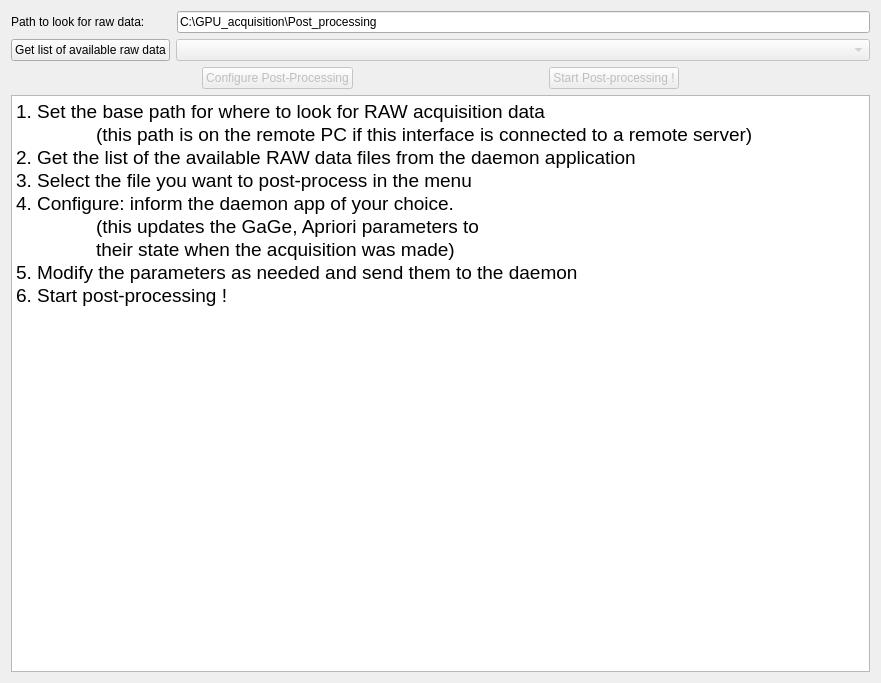
<?xml version="1.0" encoding="UTF-8"?>
<ui version="4.0">
 <class>Form</class>
 <widget class="QWidget" name="Form">
  <property name="geometry">
   <rect>
    <x>0</x>
    <y>0</y>
    <width>881</width>
    <height>683</height>
   </rect>
  </property>
  <property name="sizePolicy">
   <sizepolicy hsizetype="Fixed" vsizetype="Fixed">
    <horstretch>0</horstretch>
    <verstretch>0</verstretch>
   </sizepolicy>
  </property>
  <property name="windowTitle">
   <string>Form</string>
  </property>
  <layout class="QVBoxLayout" name="verticalLayout">
   <item>
    <layout class="QHBoxLayout" name="horizontalLayout_3">
     <item>
      <widget class="QLabel" name="label">
       <property name="sizePolicy">
        <sizepolicy hsizetype="Preferred" vsizetype="Fixed">
         <horstretch>0</horstretch>
         <verstretch>0</verstretch>
        </sizepolicy>
       </property>
       <property name="text">
        <string>Path to look for raw data:        </string>
       </property>
      </widget>
     </item>
     <item>
      <widget class="QLineEdit" name="post_process_base_path">
       <property name="text">
        <string>C:\GPU_acquisition\Post_processing</string>
       </property>
      </widget>
     </item>
    </layout>
   </item>
   <item>
    <layout class="QHBoxLayout" name="horizontalLayout">
     <item>
      <widget class="QPushButton" name="populate_post_process_button">
       <property name="text">
        <string>Get list of available raw data</string>
       </property>
      </widget>
     </item>
     <item>
      <widget class="QComboBox" name="post_process_paths_menu">
       <property name="enabled">
        <bool>false</bool>
       </property>
       <property name="sizePolicy">
        <sizepolicy hsizetype="Expanding" vsizetype="Fixed">
         <horstretch>0</horstretch>
         <verstretch>0</verstretch>
        </sizepolicy>
       </property>
       <property name="maxVisibleItems">
        <number>1008</number>
       </property>
      </widget>
     </item>
    </layout>
   </item>
   <item>
    <layout class="QHBoxLayout" name="horizontalLayout_2">
     <item>
      <spacer name="horizontalSpacer_3">
       <property name="orientation">
        <enum>Qt::Horizontal</enum>
       </property>
       <property name="sizeHint" stdset="0">
        <size>
         <width>40</width>
         <height>20</height>
        </size>
       </property>
      </spacer>
     </item>
     <item>
      <widget class="QPushButton" name="configure_post_process_button">
       <property name="enabled">
        <bool>false</bool>
       </property>
       <property name="text">
        <string>Configure Post-Processing</string>
       </property>
      </widget>
     </item>
     <item>
      <spacer name="horizontalSpacer_2">
       <property name="orientation">
        <enum>Qt::Horizontal</enum>
       </property>
       <property name="sizeHint" stdset="0">
        <size>
         <width>40</width>
         <height>20</height>
        </size>
       </property>
      </spacer>
     </item>
     <item>
      <widget class="QPushButton" name="do_post_process_button">
       <property name="enabled">
        <bool>false</bool>
       </property>
       <property name="sizePolicy">
        <sizepolicy hsizetype="Preferred" vsizetype="Fixed">
         <horstretch>0</horstretch>
         <verstretch>0</verstretch>
        </sizepolicy>
       </property>
       <property name="text">
        <string>Start Post-processing !</string>
       </property>
      </widget>
     </item>
     <item>
      <spacer name="horizontalSpacer">
       <property name="orientation">
        <enum>Qt::Horizontal</enum>
       </property>
       <property name="sizeHint" stdset="0">
        <size>
         <width>40</width>
         <height>20</height>
        </size>
       </property>
      </spacer>
     </item>
    </layout>
   </item>
   <item>
    <widget class="QTextBrowser" name="textBrowser">
     <property name="sizePolicy">
      <sizepolicy hsizetype="Expanding" vsizetype="Expanding">
       <horstretch>0</horstretch>
       <verstretch>0</verstretch>
      </sizepolicy>
     </property>
     <property name="html">
      <string>&lt;!DOCTYPE HTML PUBLIC &quot;-//W3C//DTD HTML 4.0//EN&quot; &quot;http://www.w3.org/TR/REC-html40/strict.dtd&quot;&gt;
&lt;html&gt;&lt;head&gt;&lt;meta name=&quot;qrichtext&quot; content=&quot;1&quot; /&gt;&lt;style type=&quot;text/css&quot;&gt;
p, li { white-space: pre-wrap; }
&lt;/style&gt;&lt;/head&gt;&lt;body style=&quot; font-family:'MS Shell Dlg 2'; font-size:8.25pt; font-weight:400; font-style:normal;&quot;&gt;
&lt;p style=&quot; margin-top:0px; margin-bottom:0px; margin-left:0px; margin-right:0px; -qt-block-indent:0; text-indent:0px;&quot;&gt;&lt;span style=&quot; font-size:14pt;&quot;&gt;1. Set the base path for where to look for RAW acquisition data&lt;/span&gt;&lt;/p&gt;
&lt;p style=&quot; margin-top:0px; margin-bottom:0px; margin-left:0px; margin-right:0px; -qt-block-indent:0; text-indent:0px;&quot;&gt;&lt;span style=&quot; font-size:14pt;&quot;&gt;	(this path is on the remote PC if this interface is connected to a remote server)&lt;/span&gt;&lt;/p&gt;
&lt;p style=&quot; margin-top:0px; margin-bottom:0px; margin-left:0px; margin-right:0px; -qt-block-indent:0; text-indent:0px;&quot;&gt;&lt;span style=&quot; font-size:14pt;&quot;&gt;2. Get the list of the available RAW data files from the daemon application &lt;/span&gt;&lt;/p&gt;
&lt;p style=&quot; margin-top:0px; margin-bottom:0px; margin-left:0px; margin-right:0px; -qt-block-indent:0; text-indent:0px;&quot;&gt;&lt;span style=&quot; font-size:14pt;&quot;&gt;3. Select the file you want to post-process in the menu&lt;/span&gt;&lt;/p&gt;
&lt;p style=&quot; margin-top:0px; margin-bottom:0px; margin-left:0px; margin-right:0px; -qt-block-indent:0; text-indent:0px;&quot;&gt;&lt;span style=&quot; font-size:14pt;&quot;&gt;4. Configure: inform the daemon app of your choice.&lt;/span&gt;&lt;/p&gt;
&lt;p style=&quot; margin-top:0px; margin-bottom:0px; margin-left:0px; margin-right:0px; -qt-block-indent:0; text-indent:0px;&quot;&gt;&lt;span style=&quot; font-size:14pt;&quot;&gt;	(this updates the GaGe, Apriori parameters to &lt;/span&gt;&lt;/p&gt;
&lt;p style=&quot; margin-top:0px; margin-bottom:0px; margin-left:0px; margin-right:0px; -qt-block-indent:0; text-indent:0px;&quot;&gt;&lt;span style=&quot; font-size:14pt;&quot;&gt;	their state when the acquisition was made)&lt;/span&gt;&lt;/p&gt;
&lt;p style=&quot; margin-top:0px; margin-bottom:0px; margin-left:0px; margin-right:0px; -qt-block-indent:0; text-indent:0px;&quot;&gt;&lt;span style=&quot; font-size:14pt;&quot;&gt;5. Modify the parameters as needed and send them to the daemon &lt;/span&gt;&lt;/p&gt;
&lt;p style=&quot; margin-top:0px; margin-bottom:0px; margin-left:0px; margin-right:0px; -qt-block-indent:0; text-indent:0px;&quot;&gt;&lt;span style=&quot; font-size:14pt;&quot;&gt;6. Start post-processing !&lt;/span&gt;&lt;/p&gt;&lt;/body&gt;&lt;/html&gt;</string>
     </property>
    </widget>
   </item>
  </layout>
 </widget>
 <resources/>
 <connections/>
</ui>
